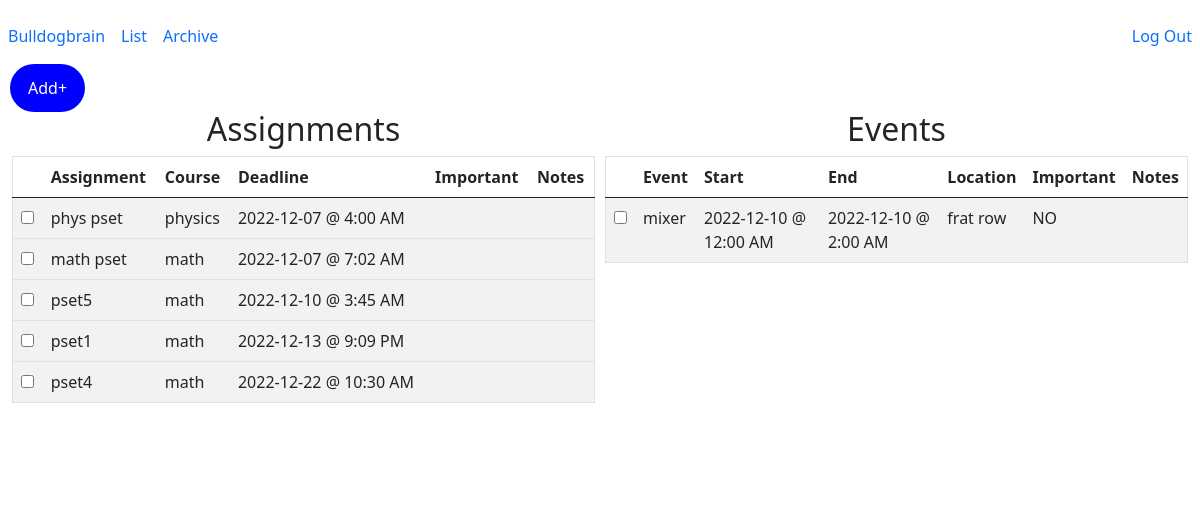
Page /list (signed in) on the earlier database version.
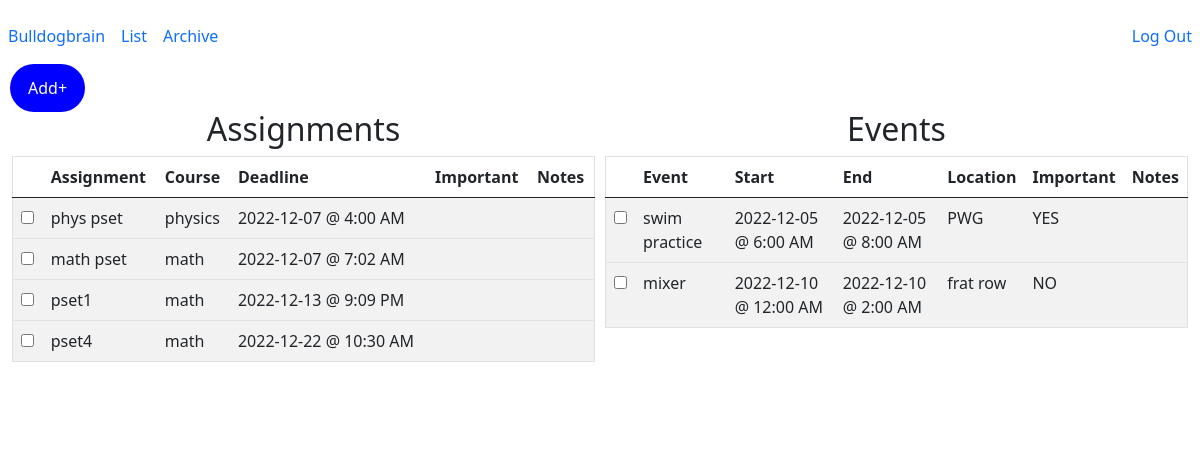
Same page on the later database version.
### tables this page shows
CREATE TABLE "assignments"(
    'id' INTEGER PRIMARY KEY AUTOINCREMENT NOT NULL, 
    'title' TEXT, 
    'course' TEXT, 
    'deadline' TEXT, 
    'importance' INTEGER, 
    'notes' TEXT, 
    'user_id' INTEGER, 'completed' INTEGER NOT NULL DEFAULT '0' CHECK (completed IN (0, 1)),
    FOREIGN KEY (user_id)
    REFERENCES users (id));

CREATE TABLE 'events'(
    'event_id' INTEGER PRIMARY KEY AUTOINCREMENT NOT NULL, 
    'title' TEXT,
    'location' TEXT, 
    'start_date' TEXT,
    'start_time' TEXT, 
    'end_date' TEXT,
    'end_time' TEXT,
    'importance' INTEGER, 
    'notes' TEXT, 
    'user_id' INTEGER, 'completed' INTEGER NOT NULL DEFAULT '0' CHECK (completed IN (0, 1)),
    FOREIGN KEY (user_id)
    REFERENCES users (id));

### app.py (the view)
@app.route("/list", methods=["GET", "POST"])
def list():
    assignments = db.execute(
            "SELECT id, title, course, date(deadline) as date, CASE WHEN StrFTime('%H', deadline) % 12 = 0 THEN 12 ELSE StrFTime('%H', deadline) % 12 END || ':' || StrFTime('%M', deadline) || ' ' || CASE WHEN CAST(StrFTime('%H', deadline) AS INTEGER) > 12 THEN 'PM' ELSE 'AM' END 'time', importance, notes FROM assignments WHERE user_id = ? AND completed != 1 ORDER BY deadline ASC", session["user_id"])
    events = db.execute(
            "SELECT event_id, title, location, start_date, CASE WHEN StrFTime('%H', start_time) % 12 = 0 THEN 12 ELSE StrFTime('%H', start_time) % 12 END || ':' || StrFTime('%M', start_time) || ' ' || CASE WHEN CAST(StrFTime('%H', start_time) AS INTEGER) > 12 THEN 'PM' ELSE 'AM' END 'start_time', end_date, CASE WHEN StrFTime('%H', end_time) % 12 = 0 THEN 12 ELSE StrFTime('%H', end_time) % 12 END || ':' || StrFTime('%M', end_time) || ' ' || CASE WHEN CAST(StrFTime('%H', end_time) AS INTEGER) > 12 THEN 'PM' ELSE 'AM' END 'end_time', importance, notes FROM events WHERE user_id = ? AND completed != 1 ORDER BY start_date ASC, start_time ASC", session["user_id"])
    if request.method == "POST":
        assignment_id = request.form.get("assignment_id")
        db.execute("UPDATE assignments SET completed = '1' WHERE id = ?", assignment_id)
        event_id = request.form.get("event_id")
        db.execute("UPDATE events SET completed = '1' WHERE event_id = ?", event_id)
        return redirect("/list")
    else:
        return render_template("list.html", assignments=assignments, events=events)

### app.py (called while the page is built)
@app.after_request
def after_request(response):
    response.headers["Cache-Control"] = "no-cache, no-store, must-revalidate"
    response.headers["Expires"] = 0
    response.headers["Pragma"] = "no-cache"
    return response

### templates/list.html (shortened to what this page needs)
{% extends "layout.html" %}
{% block main %}
<div class="row">
<div class="column">
    <h2 style = "position:relative; top:-55px">Assignments</h2>
        <table style = "position:relative; top:-55px" class="table table-striped">
            <thead>
                <tr>
                    <th></th>
                    <th>Assignment</th>
                    <th>Course</th>
                    <th>Deadline</th>
                    <th>Important</th>
                    <th>Notes</th>
                </tr>
            </thead>
            <tbody>
                {% for assignments in assignments %}
                <tr>
                    <td>
                        <form id="completion" action="/list" method="post">
                            <input autocomplete="off" type="checkbox" id="assignment_id" name="assignment_id" value="{{ assignments.id }}" onclick="submit()" required>
                        </form>
                    </td>
                    <td>{{ assignments.title }}</td>
                    <td>{{ assignments.course }}</td>
                    <td>{{ assignments.date }} @ {{ assignments.time }}</td>
                    <td>{{ assignments.importance }}</td>
                    <td>{{ assignments.notes }}</td>
                </tr>
                {% endfor %}
            </tbody>
        </table>
    </div>
    <div class="column">
        <h2 style = "position:relative; top:-55px">Events</h2>
        <table style = "position:relative; top:-55px" class="table table-striped">
            <thead>
                <tr>
                    <th></th>
                    <th>Event</th>
                    <th>Start</th>
                    <th>End</th>
                    <th>Location</th>
                    <th>Important</th>
                    <th>Notes</th>
                </tr>
            </thead>
            <tbody>
                {% for events in events %}
                <tr>
                    <td>
                        <form id="completion" action="/list" method="post">
                            <input autocomplete="off" type="checkbox" id="event_id" name="event_id" value="{{ events.event_id }}" onclick="submit()" required>
                        </form>
                    </td>
                    <td>{{ events.title }}</td>
                    <td>{{ events.start_date }} @ {{ events.start_time }}</td>
                    <td>{{ events.end_date }} @ {{ events.end_time }}</td>
                    <td>{{ events.location }}</td>
                    <td>{{ events.importance }}</td>
                    <td>{{ events.notes }}</td>
                </tr>
                {% endfor %}
            </tbody>
        </table>
    </div>
</div>
{% endblock %}

Differences in the rows shown:
no longer on this page (row edited): assignments: title "pset5", course "math", date "2022-12-10", time "3:45 AM"
now on this page (row edited): events: title "swim practice", start_date "2022-12-05", start_time "6:00 AM", end_date "2022-12-05", end_time "8:00 AM", location "PWG", importance "YES"
